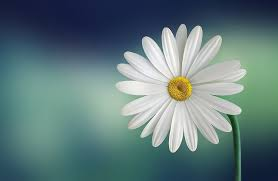
#> input picture Lab3/assets/images/hoa.jpg, 278 x 181 px, found by its file name
$ jupyter execute Cau3.ipynb
#> lines starting #> are read from the running program, lines starting #| are printed output that depends on the picture; after the words box and inside, x2 and y2 are one past the last pixel; in counts of white or black regions, pixels touching at a corner belong together
### **Canny có thể được sử dụng để phát hiện cạnh trong ảnh màu không?**

Có. Tuy nhiên, thuật toán Canny nguyên bản chỉ làm việc
trên ảnh xám. Do đó, để áp dụng Canny cho ảnh màu,
cần thực hiện thêm bước xử lý trung gian.

Có hai cách tiếp cận phổ biến:
1. Chuyển ảnh màu sang ảnh xám rồi áp dụng Canny.
2. Áp dụng Canny trên từng kênh màu riêng biệt và kết hợp kết quả.

#### Cách 1 – Chuyển ảnh màu sang ảnh xám

Ảnh màu được chuyển sang ảnh xám trước khi áp dụng Canny.
Đây là cách đơn giản và phổ biến nhất,
do thuật toán Canny chỉ yêu cầu thông tin cường độ sáng.

[cell 1]
import cv2
import numpy as np
import matplotlib.pyplot as plt
img = cv2.imread("C:\\Users\\PC\\Downloads\\hoa.jpg", cv2.IMREAD_GRAYSCALE)
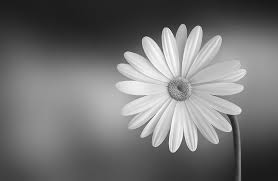
#> img: shape (181, 278); min 23, max 255, mean 115.1

plt.imshow(img, cmap="gray")
plt.title("Ảnh gốc")
plt.axis("off")

[cell 2]
# Đọc ảnh màu
img_color = cv2.imread("C:\\Users\\PC\\Downloads\\hoa.jpg")
#> img_color is the input picture: shape (181, 278, 3); mean B, G, R 123.9, 122.5, 97.4

# Chuyển sang ảnh xám
gray_from_color = cv2.cvtColor(img_color, cv2.COLOR_BGR2GRAY)

# Áp dụng Canny
edges_gray = cv2.Canny(gray_from_color, 50, 150)
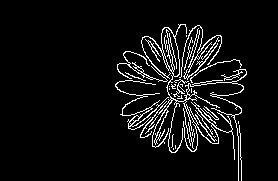
#> edges_gray: shape (181, 278); 6.3% white in thin lines or dots, all inside (x1, y1, x2, y2) = (115, 24, 247, 181)

plt.imshow(edges_gray, cmap="gray")
plt.title("Canny trên ảnh màu (chuyển sang xám)")
plt.axis("off")

#### Cách 2 – Áp dụng Canny trên từng kênh màu

Canny được áp dụng riêng cho từng kênh màu (B, G, R).
Sau đó, các kết quả được kết hợp lại để tạo ảnh cạnh cuối cùng.
Cách này có thể phát hiện thêm các cạnh chỉ xuất hiện
trong một kênh màu cụ thể.

[cell 3]
# Tách các kênh màu BGR
b, g, r = cv2.split(img_color)
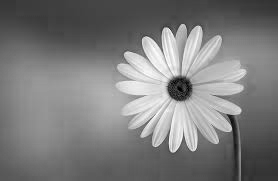
#> b: shape (181, 278); min 0, max 255, mean 123.9
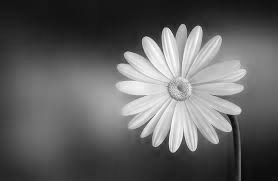
#> r: shape (181, 278); min 8, max 255, mean 97.4

edges_b = cv2.Canny(b, 50, 150)
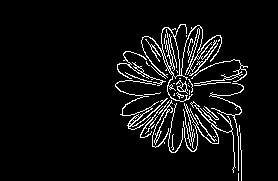
#> edges_b: shape (181, 278); 6.1% white in thin lines or dots, all inside (x1, y1, x2, y2) = (115, 24, 248, 181)
edges_g = cv2.Canny(g, 50, 150)
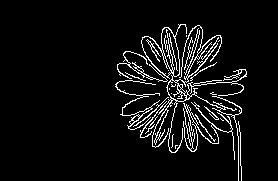
#> edges_g: shape (181, 278); 6.2% white in thin lines or dots, all inside (x1, y1, x2, y2) = (115, 24, 247, 181)
edges_r = cv2.Canny(r, 50, 150)
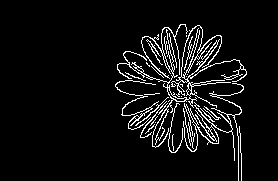
#> edges_r: shape (181, 278); 6.3% white in thin lines or dots, all inside (x1, y1, x2, y2) = (115, 24, 247, 181)

# Kết hợp các cạnh
edges_color_combined = cv2.bitwise_or(edges_b, edges_g)
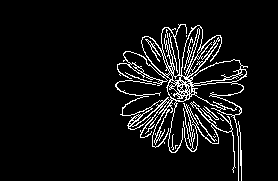
#> edges_color_combined: shape (181, 278); 7% white in thin lines or dots, all inside (x1, y1, x2, y2) = (115, 24, 248, 181)
edges_color_combined = cv2.bitwise_or(edges_color_combined, edges_r)
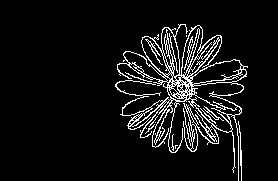
#> edges_color_combined: shape (181, 278); 7.5% white in thin lines or dots, all inside (x1, y1, x2, y2) = (115, 24, 248, 181)

plt.imshow(edges_color_combined, cmap="gray")
plt.title("Canny trên ảnh màu (kết hợp các kênh)")
plt.axis("off")

$ run again, with Lab3/assets/images/anh_mau2.jpg copied over Lab3/assets/images/hoa.jpg
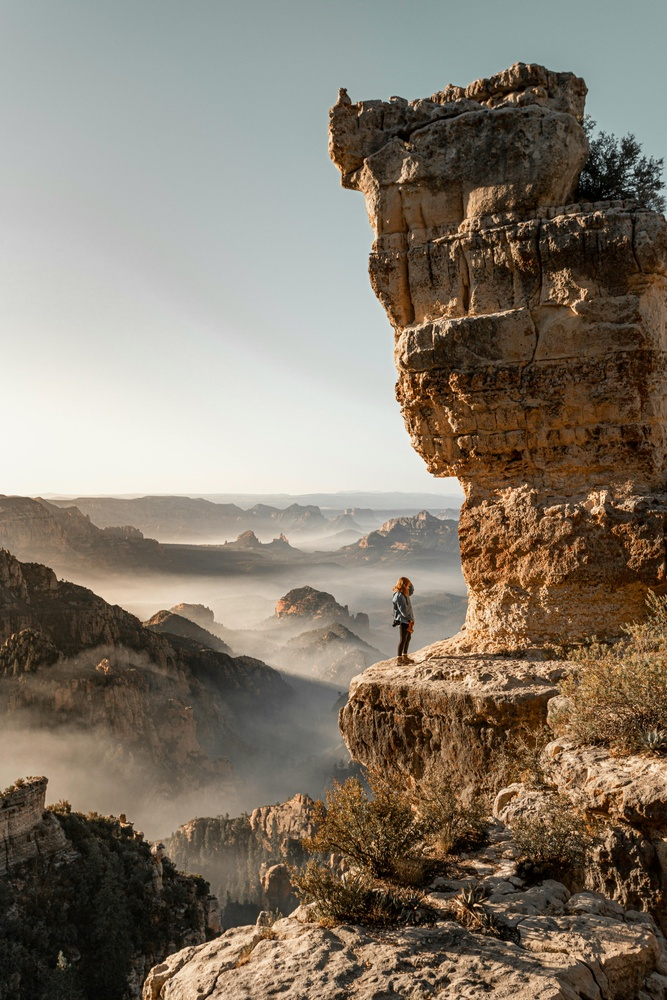
#> input picture Lab3/assets/images/anh_mau2.jpg, 667 x 1000 px, shrunk from 4087 x 6130 before the run, found by its file name
#> img_color is the input picture: shape (1000, 667, 3); mean B, G, R 106.5, 120.7, 131.2
#> `edges_gray = cv2.Canny(gray_from_color, 50, 150)`:
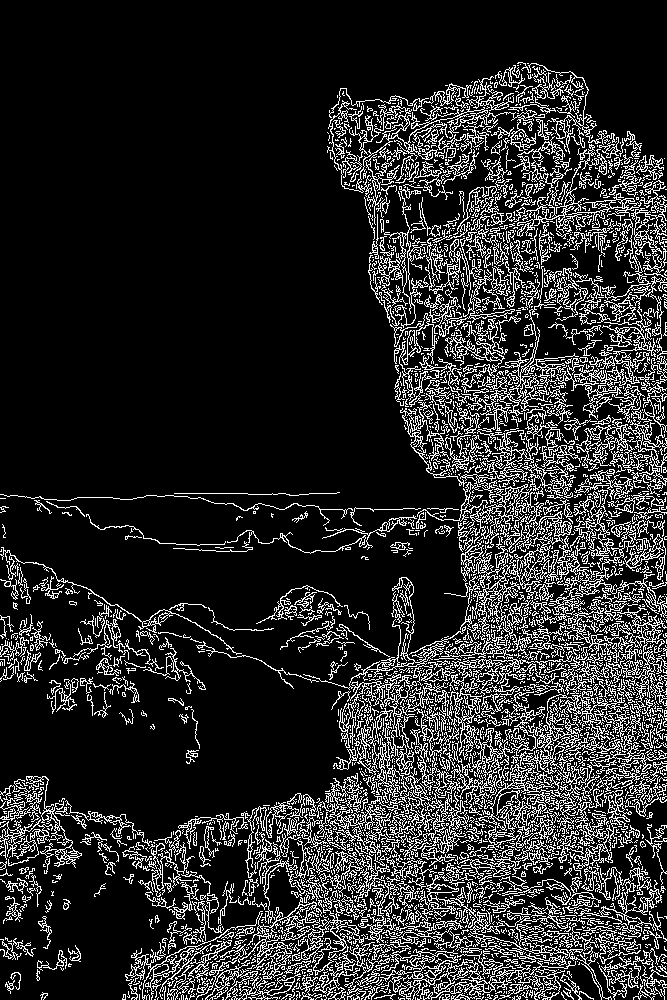
#> edges_gray: shape (1000, 667); 16.3% white in thin lines or dots
#> edges_b: shape (1000, 667); 16% white in thin lines or dots
#> edges_g: shape (1000, 667); 16.2% white in thin lines or dots
#> edges_r: shape (1000, 667); 16.6% white in thin lines or dots
#> `edges_color_combined = cv2.bitwise_or(edges_color_combined, edges_r)`:
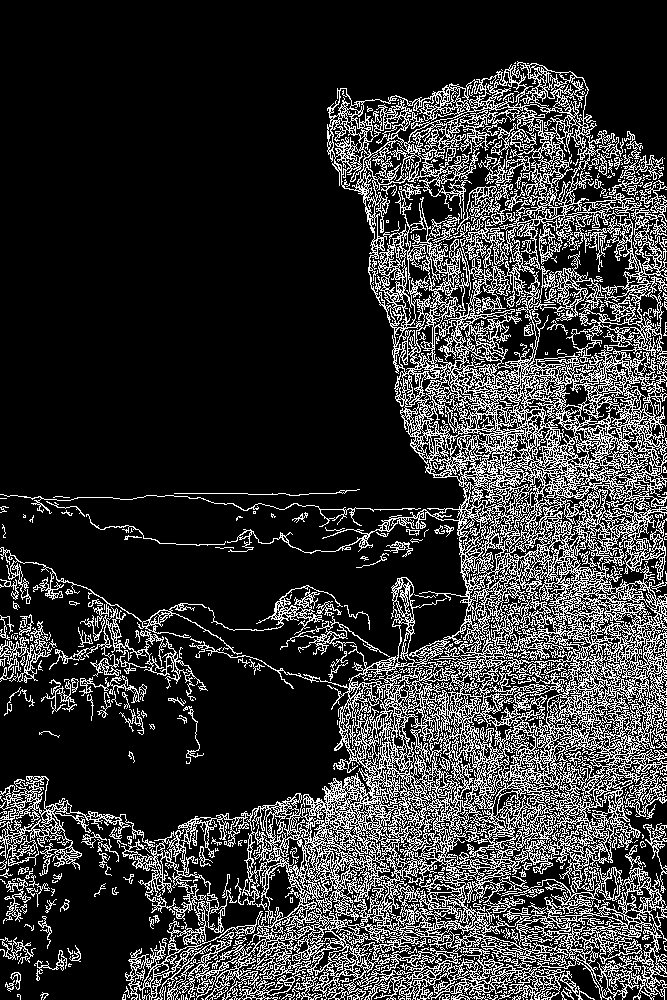
#> edges_color_combined: shape (1000, 667); 20.7% white in thin lines or dots
